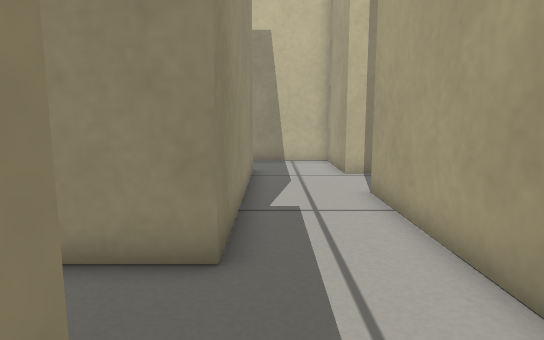
[1] (above)

24 first-person views from a walk through a world built for the Gazebo simulator. The camera is 0.4 m above the floor, tilts 8° down and sees 75° across. The floor is counted in squares, 0.2 m on a side. Each view is taken from the middle of a square. On the plan, view 1 faces up. The plan holds only what a view shows up to about 18 squares ahead; the rest is blank. The robots in the file are not drawn.

[2]
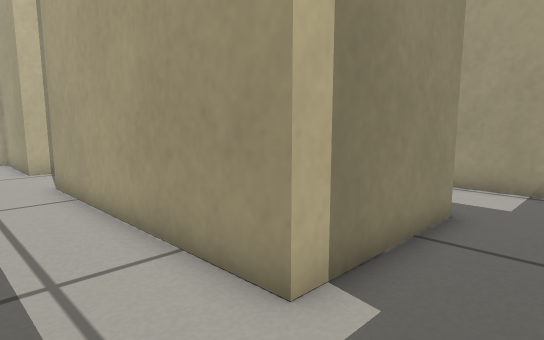

[3]
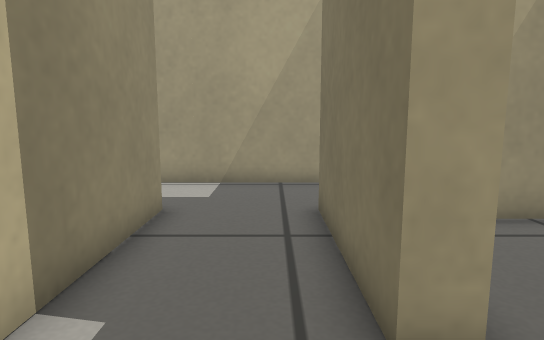

[4]
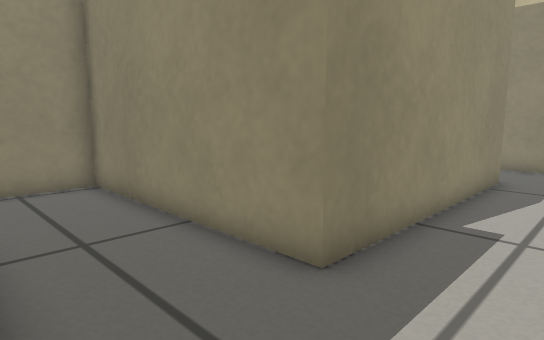

[5]
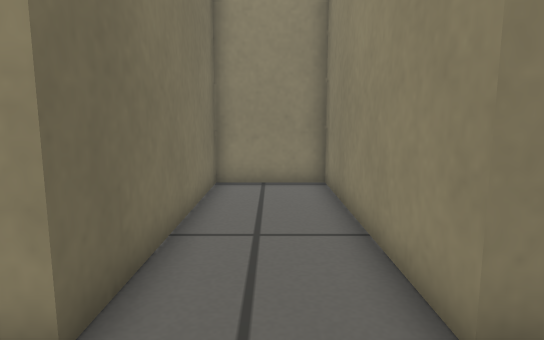

[6]
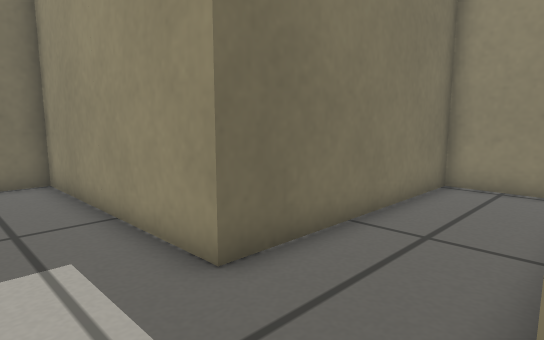

[7]
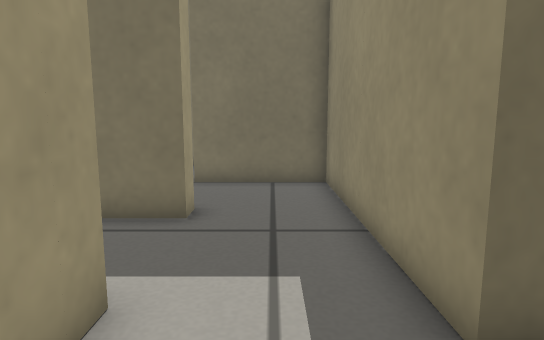

[8]
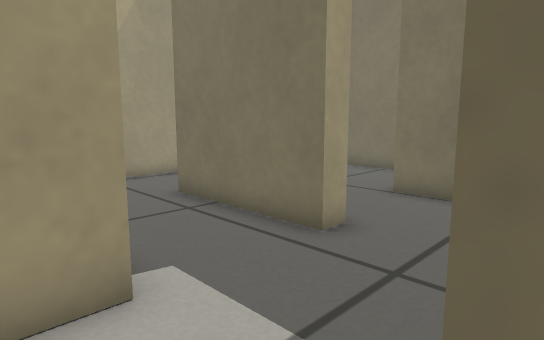

[9]
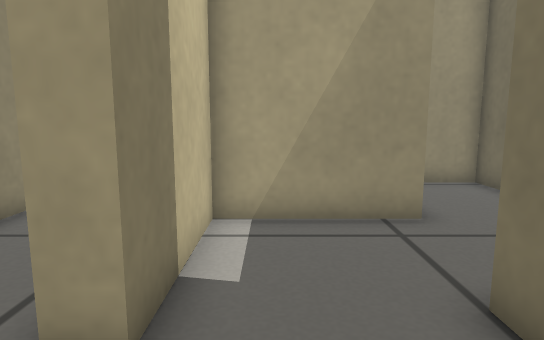

[10]
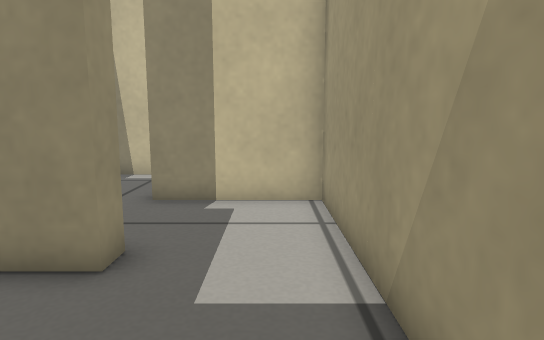

[11]
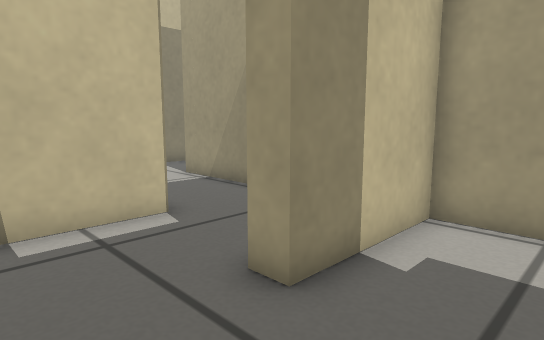

[12]
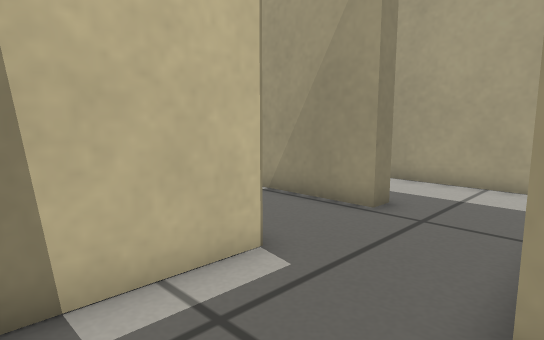

[13]
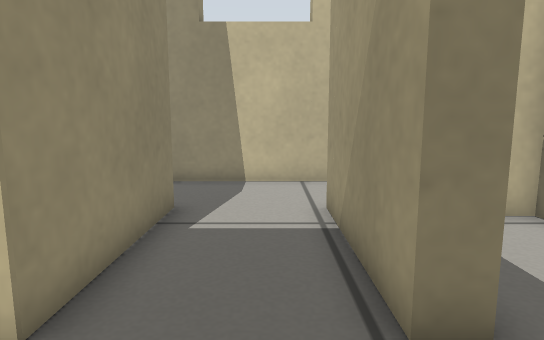

[14]
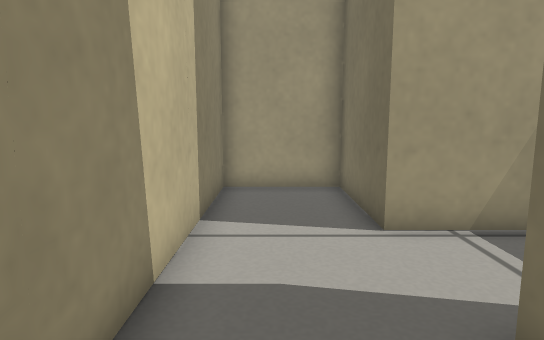

[15]
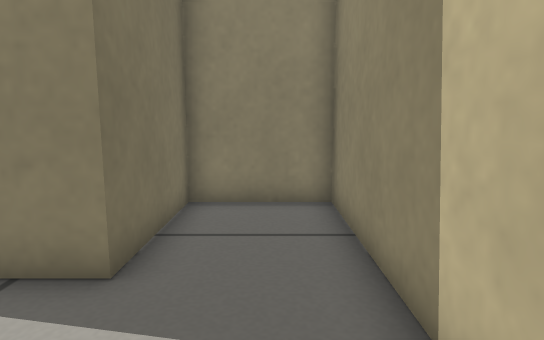

[16]
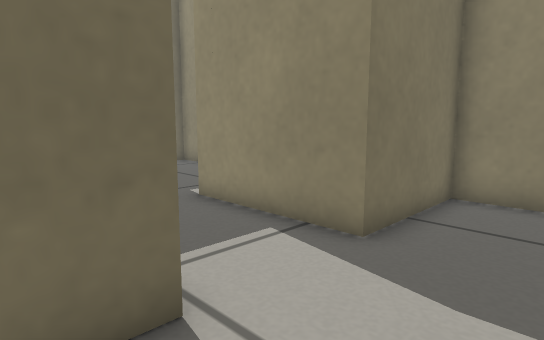

[17]
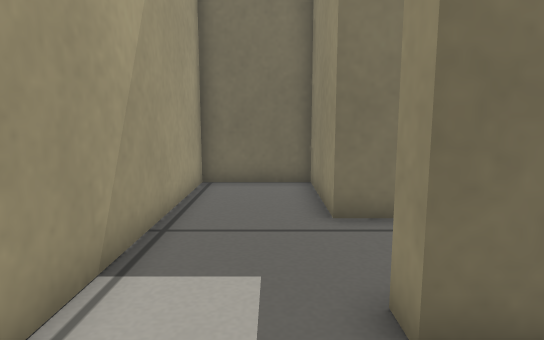

[18]
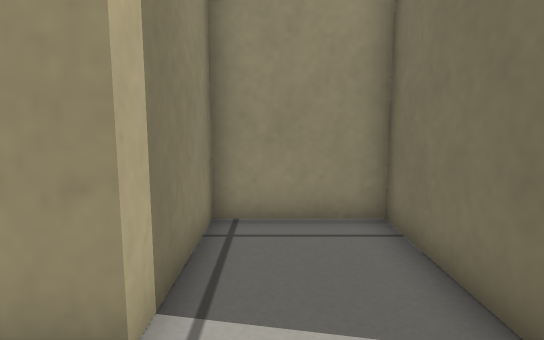

[19]
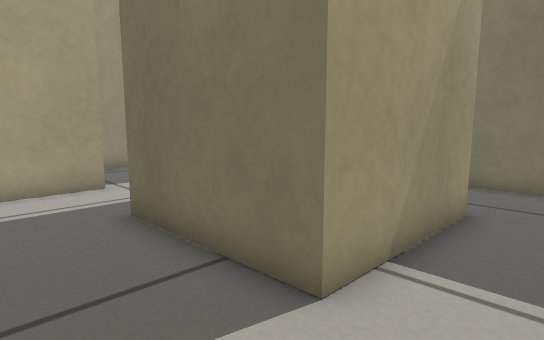

[20]
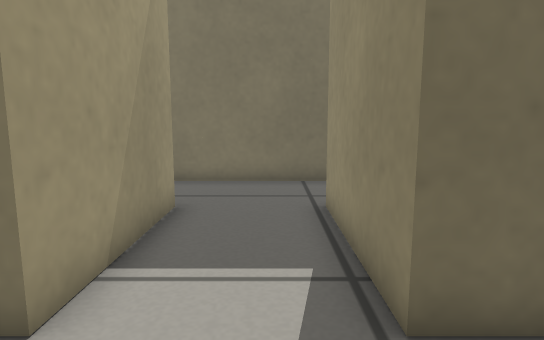

[21]
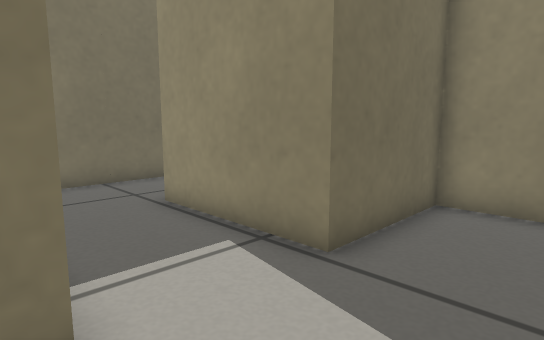

[22]
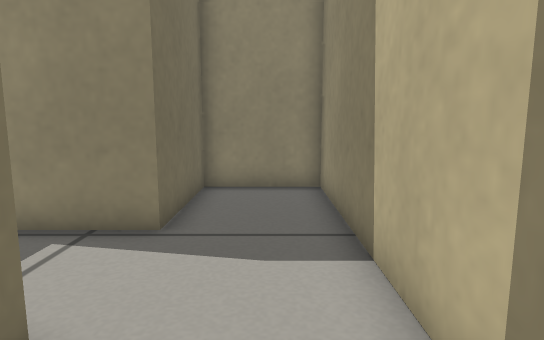

[23]
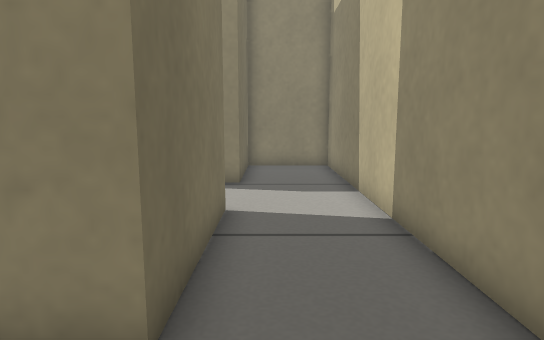

[24]
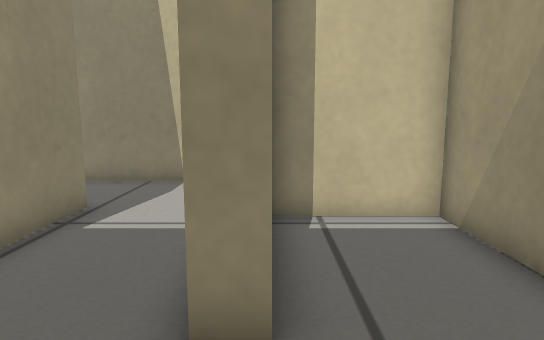

### Floor plan
Ten units are one square. View 1 is at (0, 0); x grows to the right and y downward. Boxes are objects, and circles mark ways between rooms. Rooms are numbered by the first view taken in them; rooms with no view inside come last. Other rooms are left out.
<svg viewBox="-140 -180 300 266">
<path fill="none" stroke="#000" d="M28 38 28 30 78 30 78 73 113 73 113 -4M78 -5 28 -5 28 -15M-8 -12 -8 45M28 -15 28 -97 70 -97 70 -132 28 -132 28 -144M-8 -140 -8 -47 -93 -47 -93 -12 -8 -12M-8 45 -8 73 25 73M66 -12 78 -12 78 -5M35 -25 35 -12 40 -12M113 -4 113 -47 70 -47 70 -55M113 -90 113 -140 155 -140 155 -175 35 -175 35 -140 78 -140 78 -90M-58 -90 -58 -140 -8 -140M-111 -55 -64 -55M28 -144 28 -175 -135 -175 -135 -140 -93 -140 -93 -89M-50 -90 -58 -90M-15 -103 -15 -132 -50 -132M-64 -55 -47 -55M25 73 35 73M70 81 70 38 28 38M78 -90 44 -90"/>
<circle cx="10" cy="-10" r="3" fill="#2a7"/>
<circle cx="10" cy="35" r="3" fill="#2a7"/>
<circle cx="90" cy="-10" r="3" fill="#2a7"/>
<circle cx="10" cy="-135" r="3" fill="#2a7"/>
<circle cx="30" cy="55" r="3" fill="#2a7"/>
<circle cx="55" cy="-50" r="3" fill="#2a7"/>
<circle cx="80" cy="-70" r="3" fill="#2a7"/>
<circle cx="-55" cy="-70" r="3" fill="#2a7"/>
<text x="50" y="20">1</text>
<text x="0" y="-70">2</text>
<text x="10" y="50">3</text>
<text x="70" y="-30">4</text>
<text x="90" y="-140">5</text>
<text x="-70" y="-140">6</text>
<text x="-40" y="-90">7</text>
<text x="50" y="60">8</text>
<text x="50" y="-70">9</text>
</svg>
Room 1 opens to room 2. Room 1 opens to room 3. Room 1 opens to room 4. Room 2 opens to room 6. Room 3 opens to room 8. Room 4 opens to room 9. Room 5 opens to room 9. Room 6 opens to room 7.

Where each view was taken, in squares from view 1:
view 1: 0 up, 0 right, facing up
view 2: 2 down, 0 right, facing up-right
view 3: 2 down, 0 right, facing right
view 4: 1 up, 2 right, facing up-left
view 5: 3 up, 2 right, facing left
view 6: 5 up, 2 right, facing down-left
view 7: 4 up, 1 right, facing down
view 8: 2 up, 1 left, facing down-right
view 9: 5 down, 0 right, facing right
view 10: 4 down, 10 right, facing up
view 11: 2 up, 4 right, facing up-right
view 12: 5 up, 4 right, facing up-right
view 13: 6 up, 10 right, facing up
view 14: 16 up, 5 right, facing right
view 15: 16 up, 12 right, facing left
view 16: 17 up, 13 right, facing down-left
view 17: 4 up, 9 right, facing down
view 18: 12 up, 0 right, facing right
view 19: 17 up, 8 left, facing down-right
view 20: 17 up, 8 left, facing down
view 21: 17 up, 5 left, facing down-left
view 22: 16 up, 3 left, facing left
view 23: 15 up, 2 right, facing left
view 24: 6 up, 5 left, facing up
